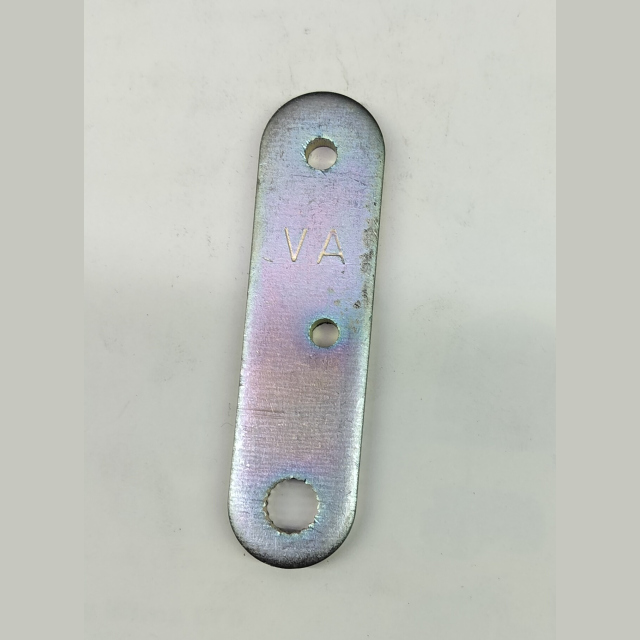
#> input picture grounding/references/global/dark_spot/IMG20260824164838_640.png, 640 x 640 px, given in place of IMG20260824163907_640.png, which was not available
$ python make_rotation_test.py
#> lines starting #> are read from the running program, lines starting #| are printed output that depends on the picture
from pathlib import Path
from PIL import Image, ImageOps
import shutil

base = Path(r'c:\workspace-ai\images_640\bracket')
out = base / 'rotation_test'
if out.exists():
    shutil.rmtree(out)
out.mkdir(parents=True, exist_ok=True)

jobs = [
    ('IMG20260824163907_640.png', 143, 'IMG20260824163907_640_rot143.png'),
    ('IMG20260824164818_640.png', None, 'IMG20260824164818_640_mirror.png', 'mirror'),
    ('IMG20260824165152_640.png', 68, 'IMG20260824165152_640_rot68.png'),
    ('IMG20260824164116_640.png', 291, 'IMG20260824164116_640_rot291.png'),
]

for job in jobs:
    src = job[0]
    angle = job[1]
    name = job[2]
    img = Image.open(base / src).convert('RGB')
#> img is the input picture: PIL image 640x640 RGB; mean R, G, B 193.4, 195.9, 190.3
    if len(job) > 3 and job[3] == 'mirror':
        img = ImageOps.mirror(img)
    else:
        img = img.rotate(angle, expand=True, fillcolor=(255, 255, 255), resample=Image.Resampling.BICUBIC)
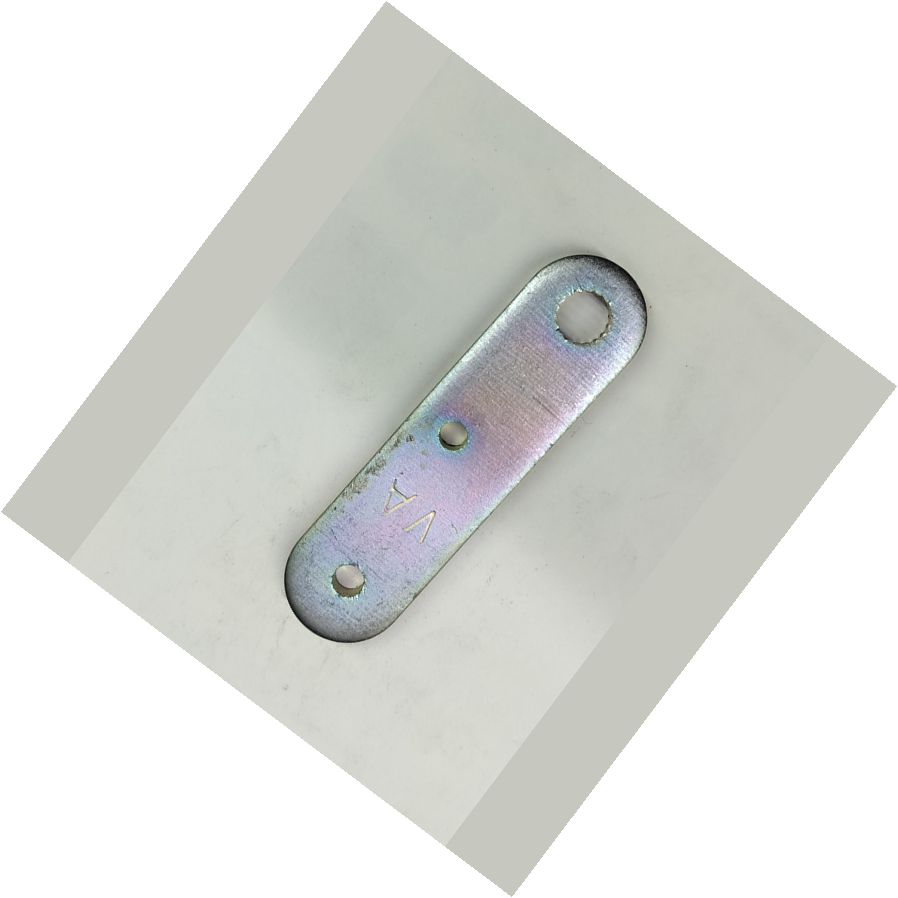
#> img: PIL image 898x898 RGB; mean R, G, B 223.5, 224.8, 221.9
    img.save(out / name)
#> pass 2 of the loop `for job in jobs:`:
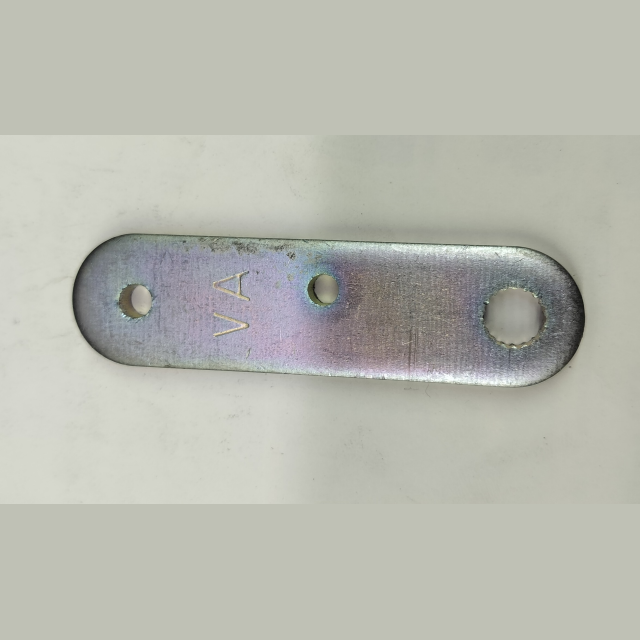
#> input picture grounding/references/global/dark_spot/IMG20260824164818_640.png, 640 x 640 px, found by its file name
#> img is the input picture: PIL image 640x640 RGB; mean R, G, B 184.1, 185.7, 176.2
#> `img = ImageOps.mirror(img)`:
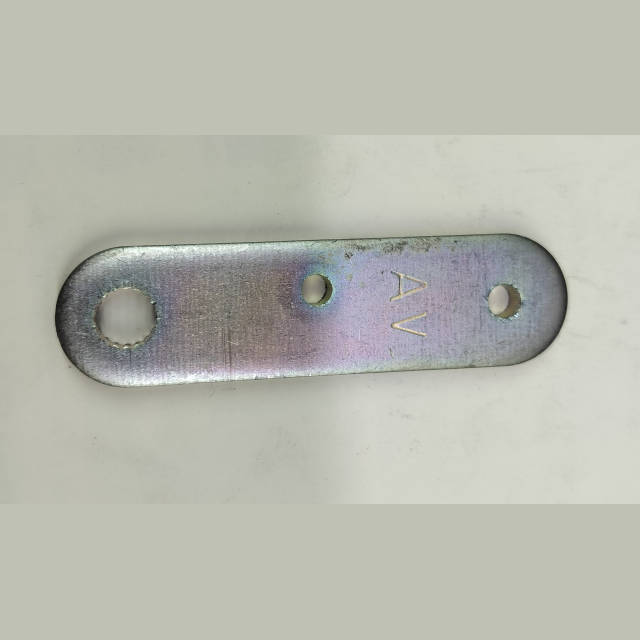
#> img: PIL image 640x640 RGB; mean R, G, B 184.1, 185.7, 176.2
#> pass 3 of the loop `for job in jobs:`:
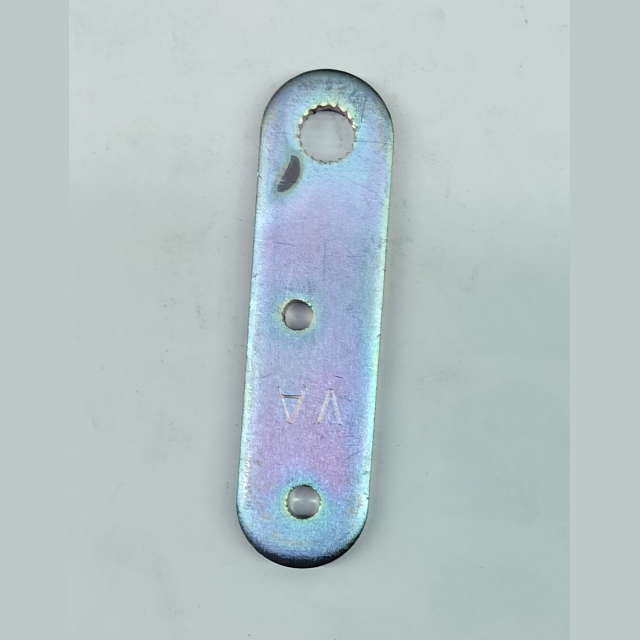
#> input picture grounding/references/global/dark_mark/IMG20260824165152_640.png, 640 x 640 px, found by its file name
#> img is the input picture: PIL image 640x640 RGB; mean R, G, B 182.4, 195.5, 198.6
#> `img = img.rotate(angle, expand=True, fillcolor=(255, 255, 255), resamp..`:
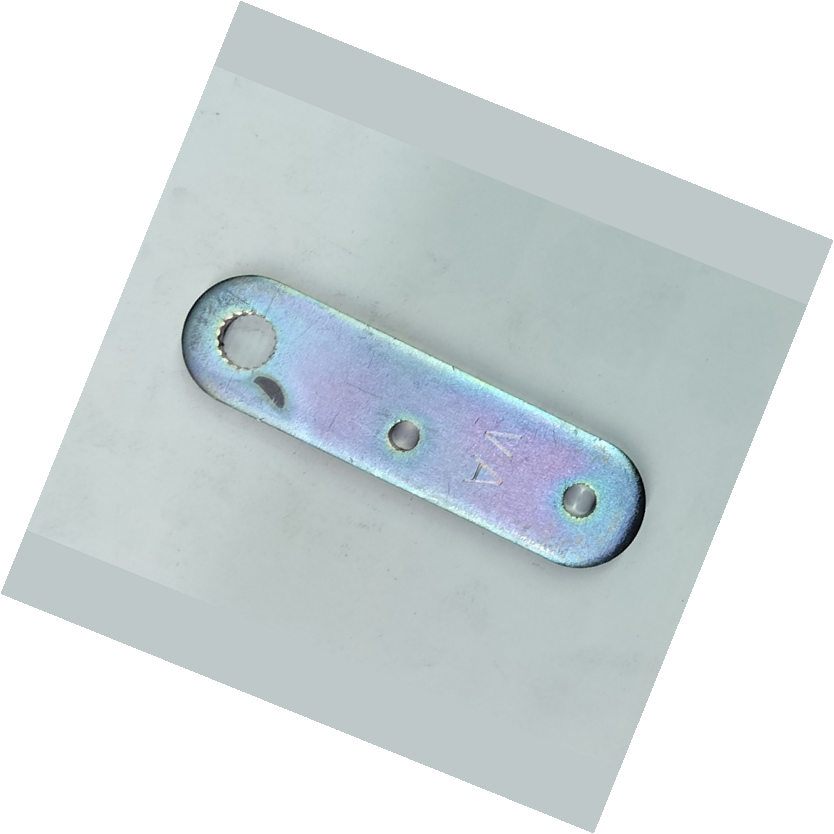
#> img: PIL image 834x834 RGB; mean R, G, B 212, 219.7, 221.6
#> the loop made 4 passes; the first 3 are shown

print('created:')
for p in sorted(out.iterdir()):
    print(p.name)
#> pass 2 of the loop `for p in sorted(out.iterdir()):`:
#> pass 3 of the loop `for p in sorted(out.iterdir()):`:
#> the loop made 4 passes; the first 3 are shown
